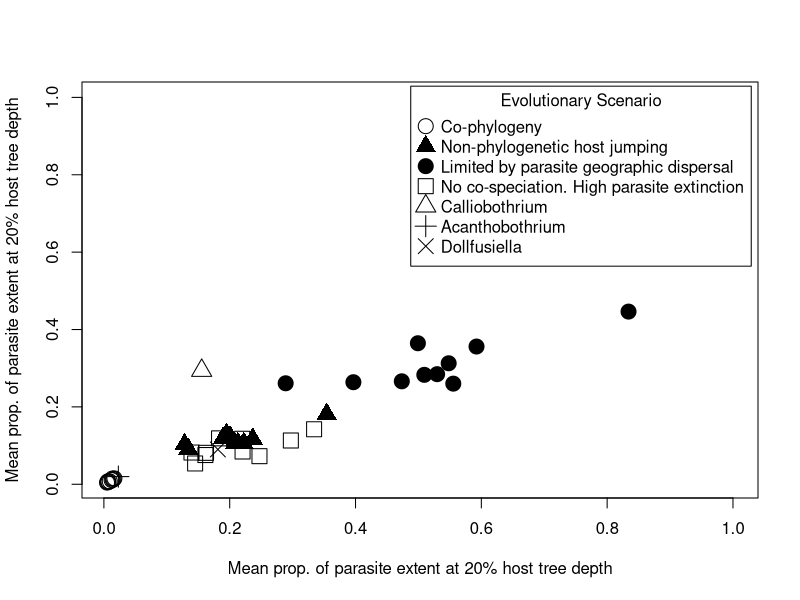

This chart was generated by the following R code:
dc = read.table('grand_summary_c.txt')
dn = read.table('grand_summary_n.txt')
dg = read.table('grand_summary_g.txt')
dr = read.table('grand_summary_r.txt')
er = read.table('empirical-stats.txt', stringsAsFactors=FALSE)

print(dc$V5)
print(dn$V5)
print(dg$V5)
r1 = er$V1[1]
r2 = er$V1[2]
r3 = er$V1[3]
minx = min(c(dc$V3, dn$V3, dg$V3, dr$V3))
maxx = max(c(1.0, dc$V3, dn$V3, dg$V3, dr$V3))
miny = min(c(dc$V5, dn$V5, dg$V5, dr$V5))
maxy = max(c(1.0, dc$V5, dn$V5, dg$V5, dr$V5))
pdf('scatter-sliced-rev-with-empirical.pdf')
plot(dc$V3, dc$V5,
        type="p",
        pch=1,
        #axes=FALSE,
        xlim=c(minx, maxx),
        ylim=c(miny, maxy),
        xlab="Mean prop. of parasite extent at 20% host tree depth",
        ylab="Mean prop. of parasite extent at 20% host tree depth",
        cex=2)
points(dn$V3, dn$V5, pch=17, cex=2)
points(dg$V3, dg$V5, pch=19, cex=2)
points(dr$V3, dr$V5, pch=0, cex=2)
points(er$V3[1], er$V5[1], pch=2, cex=2)
points(er$V3[2], er$V5[2], pch=3, cex=2)
points(er$V3[3], er$V5[3], pch=4, cex=2)
legend("topright",
        inset=0.01,
        title="Evolutionary Scenario",
        c(  "Co-phylogeny",
            "Non-phylogenetic host jumping",
            "Limited by parasite geographic dispersal",
            "No co-speciation. High parasite extinction",
            er$V1[[1]],
            er$V1[[2]],
            er$V1[[3]]),
        pch=c(1, 17, 19, 0, 2, 3, 4),
        pt.cex=c(2, 2, 2, 2, 2, 2, 2)
        )
dev.off()
